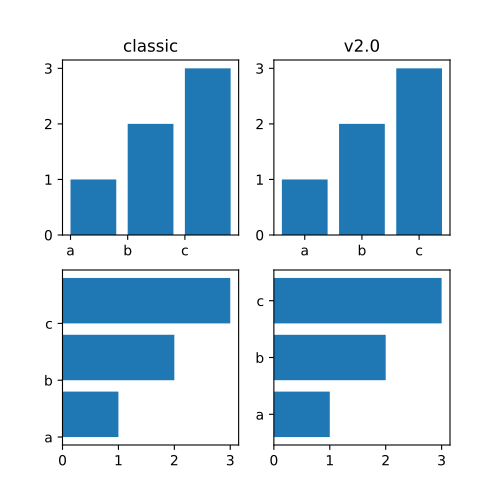

The script that drew this image:
import matplotlib.pyplot as plt
import numpy as np

fig, ((ax1, ax2), (ax3, ax4)) = plt.subplots(2, 2, figsize=(5, 5))

def demo(bar_func, bar_kwargs):
    return bar_func([1, 2, 3], [1, 2, 3], tick_label=['a', 'b', 'c'],
                    **bar_kwargs)


ax1.set_title("classic")
ax2.set_title('v2.0')

demo(ax1.bar, {'align': 'edge'})
demo(ax2.bar, {})
demo(ax3.barh, {'align': 'edge'})
demo(ax4.barh, {})
